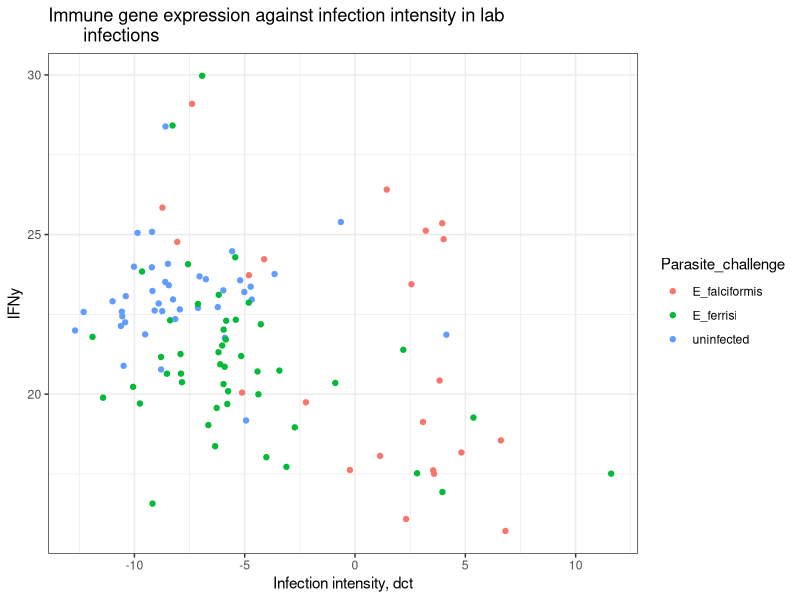
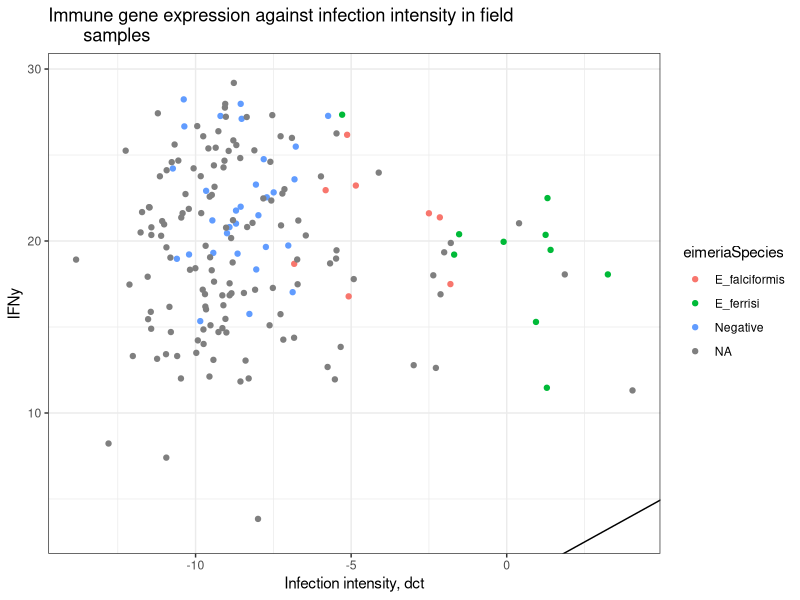
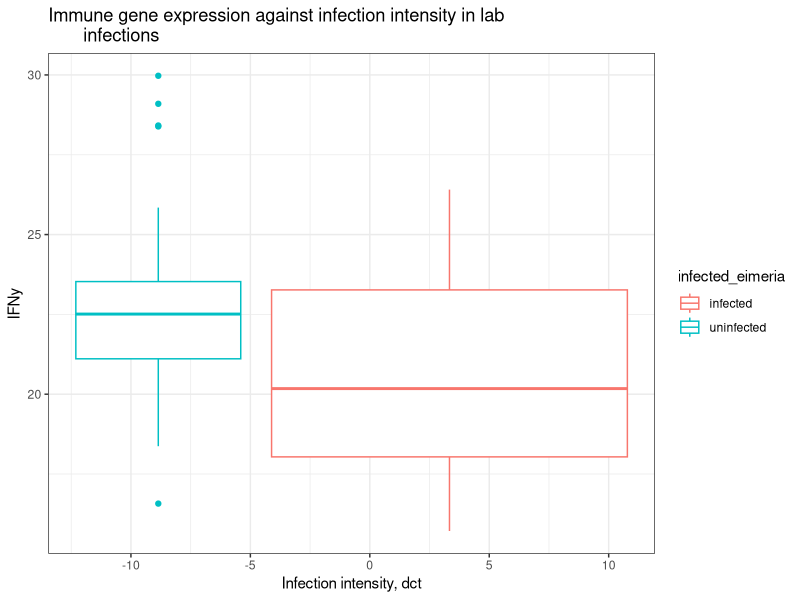
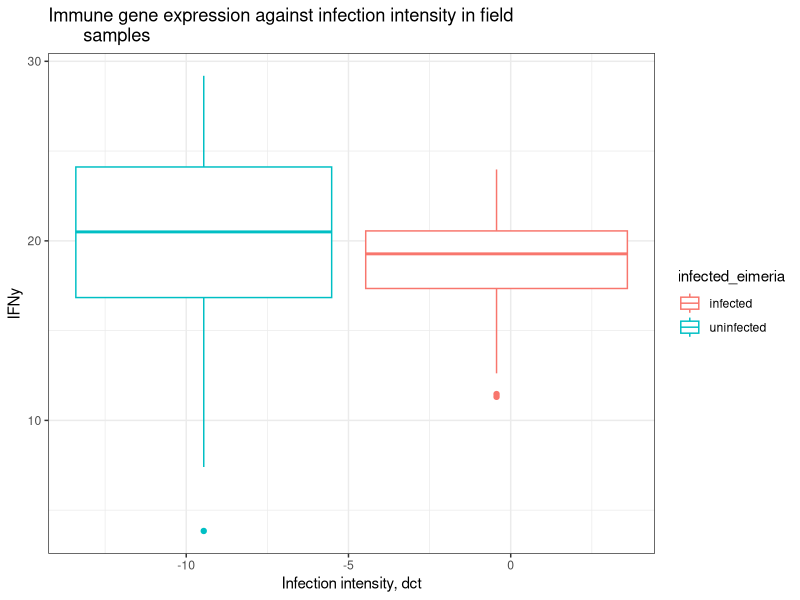
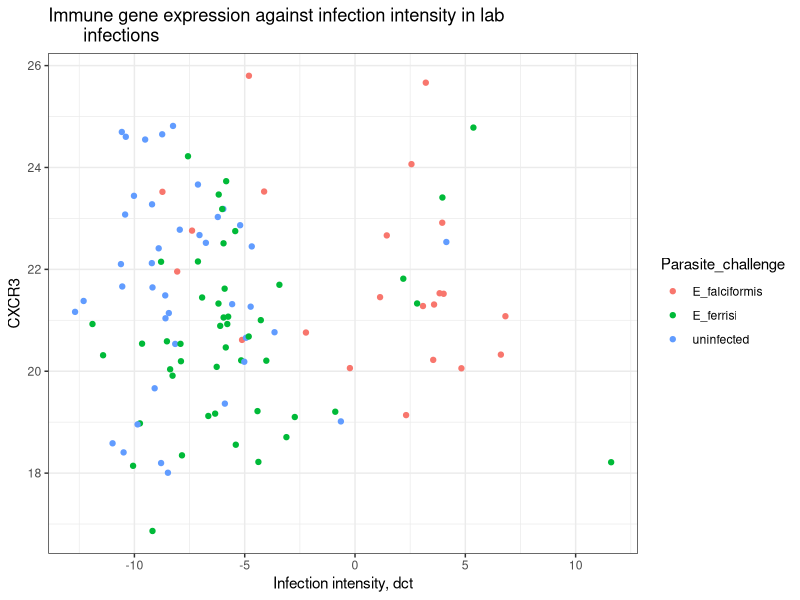
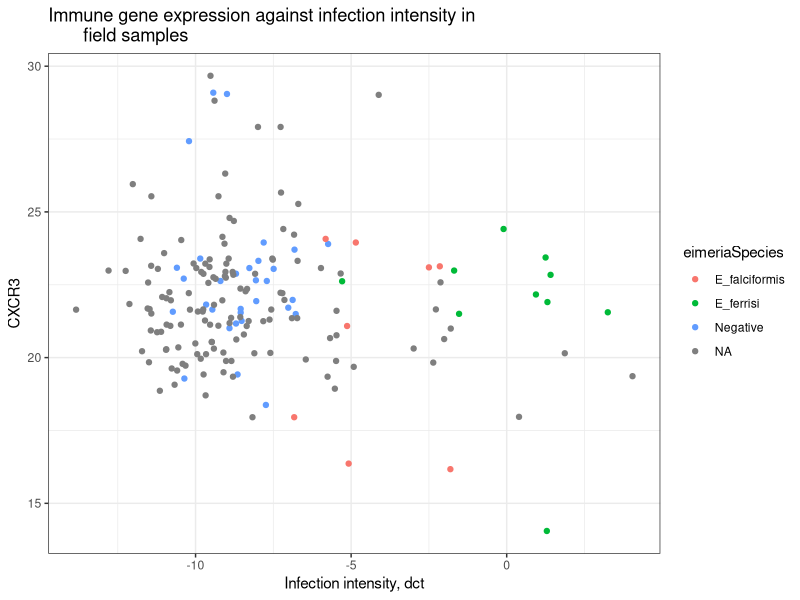
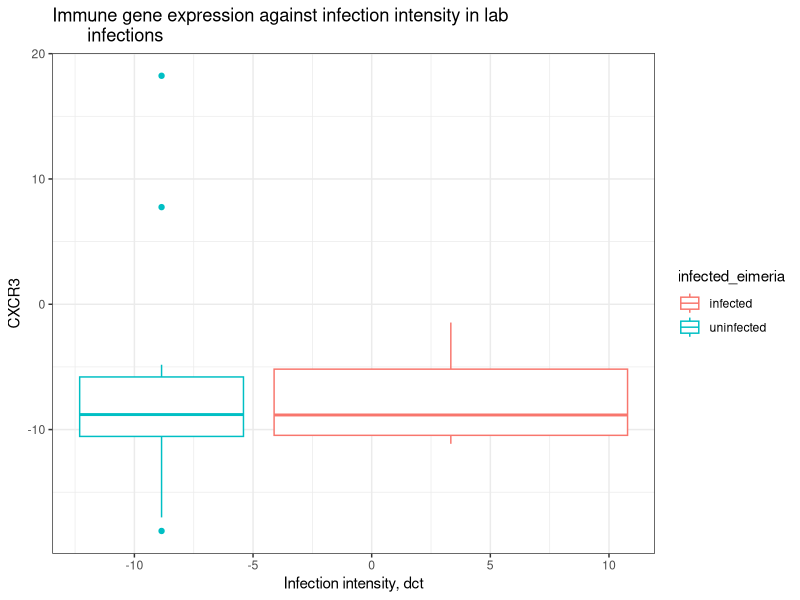
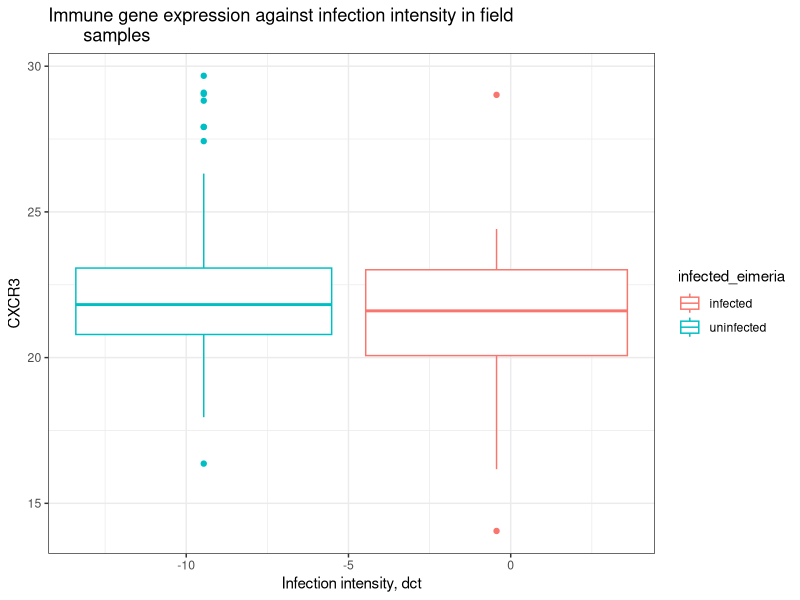

The R source for these figures, in order:
## ---- chunk 1
knitr::opts_chunk$set(echo = TRUE)
## ---- chunk 2
library(ggplot2)
library(tidyverse)
## ---- chunk 3
lab <- read.csv("output_data/gene_expression/data_products/lab_imputed_gene_expression.csv")
field <- read.csv("output_data/gene_expression/data_products/field_imputed_gene_expression.csv")
## ---- chunk 4
# vectors for selecting gene columns 
Genes_lab <- c("IFNy", "CXCR3_bio", "IL.6", "IL.10", "IL.13", "IL1RN", "CASP1", 
               "CXCL9", "IDO1", "IRGM1", "MPO", "MUC2", "MUC5AC", 
           "MYD88", "NCR1", "PRF1", "RETNLB", "SOCS1", "TICAM1", "TNF")

Genes_field   <- c("IFNy",  "CXCR3", "IL.6", #"GBP2", "IL.12", "IRG6",
                     "IL.10", "IL.13", "IL1RN",
                     "CXCR3", "CASP1", "CXCL9", 
                     "IDO1", "IRGM1", "MPO", "MUC2", "MUC5AC", "MYD88", 
                     "NCR1", "PRF1", "RETNLB", "SOCS1", "TICAM1", "TNF")
## ---- chunk 5
field <- field %>%
  mutate(infected_eimeria = 
           case_when(delta_ct_cewe_MminusE > -5 ~ "infected",
                     delta_ct_cewe_MminusE < -5 ~ "uninfected"))

lab <- lab %>%
  mutate(infected_eimeria = 
           case_when(delta > -5 ~ "infected",
                     delta < -5 ~ "uninfected"))


## ---- chunk 6
eimeria_t.test <- function(x, y) {
# select the uninfected (delta ct under -5 mice)  
  lab_uni <- lab %>%
    dplyr::filter(infected_eimeria == "uninfected")
# select the infected lab mice
  lab_inf <- lab %>% 
    dplyr::filter(infected_eimeria == "infected") 
# select the uninfected field mice (delta ct under -5 mice)  
  field_uni <- field %>%
    dplyr::filter(infected_eimeria == "uninfected")
# select the infected lab mice
  field_inf <- field %>% 
    dplyr::filter(infected_eimeria == "infected") 

print(c("Testing differences in expression in uninfected and infected lab mice. Gene:", toString(x)))
print(t.test(lab_uni %>% dplyr::select(all_of(x)), lab_inf %>% dplyr::select(all_of(x))))

print(c("Testing differences in expression in uninfected and infected field mice. Gene:", toString(x)))
print(t.test(field_uni %>% dplyr::select(all_of(x)), field_inf %>% dplyr::select(all_of(x))))

print(c("Testing differences in expression in uninfected lab vs field mice. Gene:", toString(x)))
print(t.test(lab_uni %>% dplyr::select(all_of(x)), field_uni %>% dplyr::select(all_of(x))))

print(c("Testing differences in expression in infected lab vs field mice. Gene:", toString(x)))
print(t.test(lab_inf %>% dplyr::select(all_of(x)), field_inf %>% dplyr::select(all_of(x))))

}


## ---- chunk 7
ggplot(lab, aes(x = delta, y = IFNy, color = Parasite_challenge)) +
  geom_jitter() +
  geom_abline() + 
  labs(x = "Infection intensity, dct",
       title ="Immune gene expression against infection intensity in lab 
       infections") +
  theme_bw()


ggplot(field, aes(x = delta_ct_cewe_MminusE, y = IFNy, color = eimeriaSpecies)) +
  geom_jitter() +
  geom_abline() + 
  labs(x = "Infection intensity, dct",
       title ="Immune gene expression against infection intensity in field 
       samples") +
  theme_bw()

## ---- chunk 8
ggplot(lab, aes(x = delta, y = IFNy, color = infected_eimeria)) +
  geom_boxplot() +
  labs(x = "Infection intensity, dct",
       title ="Immune gene expression against infection intensity in lab 
       infections") +
  theme_bw()



ggplot(field, aes(x = delta_ct_cewe_MminusE, y = IFNy, 
                  color = infected_eimeria)) +
  geom_boxplot() +
  labs(x = "Infection intensity, dct",
       title ="Immune gene expression against infection intensity in field 
       samples") +
  theme_bw()

## ---- chunk 9
ggplot(lab, aes(x = delta, y = CXCR3_bio, color = Parasite_challenge)) +
  geom_jitter() +
  geom_abline() + 
  labs(x = "Infection intensity, dct", y = "CXCR3",
       title ="Immune gene expression against infection intensity in lab 
       infections") +
  theme_bw()



ggplot(field, aes(x = delta_ct_cewe_MminusE, y = CXCR3, color = eimeriaSpecies)) +
  geom_jitter() +
  geom_abline() + 
  labs(x = "Infection intensity, dct",
       title ="Immune gene expression against infection intensity in 
       field samples") +
  theme_bw()


## ---- chunk 10
ggplot(lab, aes(x = delta, y = CXCR3, color = infected_eimeria)) +
  geom_boxplot() +
  labs(x = "Infection intensity, dct",
       title ="Immune gene expression against infection intensity in lab 
       infections") +
  theme_bw()



ggplot(field, aes(x = delta_ct_cewe_MminusE, y = CXCR3, 
                  color = infected_eimeria)) +
  geom_boxplot() +
  labs(x = "Infection intensity, dct",
       title ="Immune gene expression against infection intensity in field 
       samples") +
  theme_bw()

## ---- chunk 11
ggplot(lab, aes(x = delta, y = IL.6, color = Parasite_challenge)) +
  geom_jitter() +
  geom_abline() + 
  labs(x = "Infection intensity, dct", 
       title ="Immune gene expression against infection intensity in lab 
       infections") +
  theme_bw()



ggplot(field, aes(x = delta_ct_cewe_MminusE, y = IL.6, color = eimeriaSpecies)) +
  geom_jitter() +
  geom_abline() + 
  labs(x = "Infection intensity, dct",
       title ="Immune gene expression against infection intensity in field 
       samples") +
  theme_bw()


## ---- chunk 12
ggplot(lab, aes(x = delta, y = IL.10, color = Parasite_challenge)) +
  geom_jitter() +
  geom_abline() + 
  labs(x = "Infection intensity, dct", 
       title ="Immune gene expression against infection intensity 
       in lab infections") +
  theme_bw()



ggplot(field, aes(x = delta_ct_cewe_MminusE, y = IL.10, color = eimeriaSpecies)) +
  geom_jitter() +
  geom_abline() + 
  labs(x = "Infection intensity, dct",
       title ="Immune gene expression against infection intensity in field 
       samples") +
  theme_bw()


## ---- chunk 13
ggplot(lab, aes(x = delta, y = IL.10, color = infected_eimeria)) +
  geom_boxplot() +
  labs(x = "Infection intensity, dct",
       title ="Immune gene expression against infection intensity in lab 
       infections") +
  theme_bw()



ggplot(field, aes(x = delta_ct_cewe_MminusE, y = IL.10, 
                  color = infected_eimeria)) +
  geom_boxplot() +
  labs(x = "Infection intensity, dct",
       title ="Immune gene expression against infection intensity in field 
       samples") +
  theme_bw()

## ---- chunk 14
ggplot(lab, aes(x = delta, y = IL.13, color = Parasite_challenge)) +
  geom_jitter() +
  geom_abline() + 
  labs(x = "Infection intensity, dct", 
       title ="Immune gene expression against infection intensity 
       in lab infections") +
  theme_bw()



ggplot(field, aes(x = delta_ct_cewe_MminusE, y = IL.13, color = eimeriaSpecies)) +
  geom_jitter() +
  geom_abline() + 
  labs(x = "Infection intensity, dct",
       title ="Immune gene expression against infection intensity in field 
       samples") +
  theme_bw()


## ---- chunk 15
ggplot(lab, aes(x = delta, y = IL.13, color = infected_eimeria)) +
  geom_boxplot() +
  labs(x = "Infection intensity, dct",
       title ="Immune gene expression against infection intensity in lab 
       infections") +
  theme_bw()



ggplot(field, aes(x = delta_ct_cewe_MminusE, y = IL.13, 
                  color = infected_eimeria)) +
  geom_boxplot() +
  labs(x = "Infection intensity, dct",
       title ="Immune gene expression against infection intensity in field 
       samples") +
  theme_bw()

## ---- chunk 16
ggplot(lab, aes(x = delta, y = IL1RN, color = Parasite_challenge)) +
  geom_jitter() +
  geom_abline() + 
  labs(x = "Infection intensity, dct", 
       title ="Immune gene expression against infection intensity 
       in lab infections") +
  theme_bw()



ggplot(field, aes(x = delta_ct_cewe_MminusE, y = IL1RN, color = eimeriaSpecies)) +
  geom_jitter() +
  geom_abline() + 
  labs(x = "Infection intensity, dct",
       title ="Immune gene expression against infection intensity in field 
       samples") +
  theme_bw()

## ---- chunk 17
ggplot(lab, aes(x = delta, y = IL1RN, color = infected_eimeria)) +
  geom_boxplot() +
  labs(x = "Infection intensity, dct",
       title ="Immune gene expression against infection intensity in lab 
       infections") +
  theme_bw()



ggplot(field, aes(x = delta_ct_cewe_MminusE, y = IL1RN, 
                  color = infected_eimeria)) +
  geom_boxplot() +
  labs(x = "Infection intensity, dct",
       title ="Immune gene expression against infection intensity in field 
       samples") +
  theme_bw()

## ---- chunk 18
ggplot(lab, aes(x = delta, y = CASP1, color = Parasite_challenge)) +
  geom_jitter() +
  geom_abline() + 
  labs(x = "Infection intensity, dct", 
       title ="Immune gene expression against infection intensity 
       in lab infections") +
  theme_bw()



ggplot(field, aes(x = delta_ct_cewe_MminusE, y = CASP1, color = eimeriaSpecies)) +
  geom_jitter() +
  geom_abline() + 
  labs(x = "Infection intensity, dct",
       title ="Immune gene expression against infection intensity in field 
       samples") +
  theme_bw()

## ---- chunk 19
ggplot(lab, aes(x = delta, y = CASP1, color = infected_eimeria)) +
  geom_boxplot() +
  labs(x = "Infection intensity, dct",
       title ="Immune gene expression against infection intensity in lab 
       infections") +
  theme_bw()



ggplot(field, aes(x = delta_ct_cewe_MminusE, y = CASP1, 
                  color = infected_eimeria)) +
  geom_boxplot() +
  labs(x = "Infection intensity, dct",
       title ="Immune gene expression against infection intensity in field 
       samples") +
  theme_bw()

## ---- chunk 20
ggplot(lab, aes(x = delta, y = CXCL9, color = Parasite_challenge)) +
  geom_jitter() +
  geom_abline() + 
  labs(x = "Infection intensity, dct", 
       title ="Immune gene expression against infection intensity 
       in lab infections") +
  theme_bw()



ggplot(field, aes(x = delta_ct_cewe_MminusE, y = CXCL9, color = eimeriaSpecies)) +
  geom_jitter() +
  geom_abline() + 
  labs(x = "Infection intensity, dct",
       title ="Immune gene expression against infection intensity in field 
       samples") +
  theme_bw()

## ---- chunk 21
ggplot(lab, aes(x = delta, y = CXCL9, color = infected_eimeria)) +
  geom_boxplot() +
  labs(x = "Infection intensity, dct",
       title ="Immune gene expression against infection intensity in lab 
       infections") +
  theme_bw()



ggplot(field, aes(x = delta_ct_cewe_MminusE, y = CXCL9, 
                  color = infected_eimeria)) +
  geom_boxplot() +
  labs(x = "Infection intensity, dct",
       title ="Immune gene expression against infection intensity in field 
       samples") +
  theme_bw()

## ---- chunk 22
ggplot(lab, aes(x = delta, y = IDO1, color = Parasite_challenge)) +
  geom_jitter() +
  geom_abline() + 
  labs(x = "Infection intensity, dct", 
       title ="Immune gene expression against infection intensity 
       in lab infections") +
  theme_bw()



ggplot(field, aes(x = delta_ct_cewe_MminusE, y = IDO1, color = eimeriaSpecies)) +
  geom_jitter() +
  geom_abline() + 
  labs(x = "Infection intensity, dct",
       title ="Immune gene expression against infection intensity in field 
       samples") +
  theme_bw()

## ---- chunk 23
ggplot(lab, aes(x = delta, y = IDO1, color = infected_eimeria)) +
  geom_boxplot() +
  labs(x = "Infection intensity, dct",
       title ="Immune gene expression against infection intensity in lab 
       infections") +
  theme_bw()



ggplot(field, aes(x = delta_ct_cewe_MminusE, y = IDO1, 
                  color = infected_eimeria)) +
  geom_boxplot() +
  labs(x = "Infection intensity, dct",
       title ="Immune gene expression against infection intensity in field 
       samples") +
  theme_bw()

## ---- chunk 24
ggplot(lab, aes(x = delta, y = IRGM1, color = Parasite_challenge)) +
  geom_jitter() +
  geom_abline() + 
  labs(x = "Infection intensity, dct", 
       title ="Immune gene expression against infection intensity 
       in lab infections") +
  theme_bw()



ggplot(field, aes(x = delta_ct_cewe_MminusE, y = IRGM1, color = eimeriaSpecies)) +
  geom_jitter() +
  geom_abline() + 
  labs(x = "Infection intensity, dct",
       title ="Immune gene expression against infection intensity in field 
       samples") +
  theme_bw()

## ---- chunk 25
ggplot(lab, aes(x = delta, y = IRGM1, color = infected_eimeria)) +
  geom_boxplot() +
  labs(x = "Infection intensity, dct",
       title ="Immune gene expression against infection intensity in lab 
       infections") +
  theme_bw()



ggplot(field, aes(x = delta_ct_cewe_MminusE, y = IRGM1, 
                  color = infected_eimeria)) +
  geom_boxplot() +
  labs(x = "Infection intensity, dct",
       title ="Immune gene expression against infection intensity in field 
       samples") +
  theme_bw()

## ---- chunk 26
ggplot(lab, aes(x = delta, y = MPO, color = Parasite_challenge)) +
  geom_jitter() +
  geom_abline() + 
  labs(x = "Infection intensity, dct", 
       title ="Immune gene expression against infection intensity 
       in lab infections") +
  theme_bw()



ggplot(field, aes(x = delta_ct_cewe_MminusE, y = MPO, color = eimeriaSpecies)) +
  geom_jitter() +
  geom_abline() + 
  labs(x = "Infection intensity, dct",
       title ="Immune gene expression against infection intensity in field 
       samples") +
  theme_bw()

## ---- chunk 27
ggplot(lab, aes(x = delta, y = MPO, color = infected_eimeria)) +
  geom_boxplot() +
  labs(x = "Infection intensity, dct",
       title ="Immune gene expression against infection intensity in lab 
       infections") +
  theme_bw()



ggplot(field, aes(x = delta_ct_cewe_MminusE, y = MPO, 
                  color = infected_eimeria)) +
  geom_boxplot() +
  labs(x = "Infection intensity, dct",
       title ="Immune gene expression against infection intensity in field 
       samples") +
  theme_bw()

## ---- chunk 28
ggplot(lab, aes(x = delta, y = MUC2, color = Parasite_challenge)) +
  geom_jitter() +
  geom_abline() + 
  labs(x = "Infection intensity, dct", 
       title ="Immune gene expression against infection intensity 
       in lab infections") +
  theme_bw()



ggplot(field, aes(x = delta_ct_cewe_MminusE, y = MUC2, color = eimeriaSpecies)) +
  geom_jitter() +
  geom_abline() + 
  labs(x = "Infection intensity, dct",
       title ="Immune gene expression against infection intensity in field 
       samples") +
  theme_bw()

## ---- chunk 29
ggplot(lab, aes(x = delta, y = MUC2, color = infected_eimeria)) +
  geom_boxplot() +
  labs(x = "Infection intensity, dct",
       title ="Immune gene expression against infection intensity in lab 
       infections") +
  theme_bw()



ggplot(field, aes(x = delta_ct_cewe_MminusE, y = MUC2, 
                  color = infected_eimeria)) +
  geom_boxplot() +
  labs(x = "Infection intensity, dct",
       title ="Immune gene expression against infection intensity in field 
       samples") +
  theme_bw()

## ---- chunk 30
ggplot(lab, aes(x = delta, y = MUC5AC, color = Parasite_challenge)) +
  geom_jitter() +
  geom_abline() + 
  labs(x = "Infection intensity, dct", 
       title ="Immune gene expression against infection intensity 
       in lab infections") +
  theme_bw()



ggplot(field, aes(x = delta_ct_cewe_MminusE, y = MUC5AC, color = eimeriaSpecies)) +
  geom_jitter() +
  geom_abline() + 
  labs(x = "Infection intensity, dct",
       title ="Immune gene expression against infection intensity in field 
       samples") +
  theme_bw()

## ---- chunk 31
ggplot(lab, aes(x = delta, y = MUC5AC, color = infected_eimeria)) +
  geom_boxplot() +
  labs(x = "Infection intensity, dct",
       title ="Immune gene expression against infection intensity in lab 
       infections") +
  theme_bw()



ggplot(field, aes(x = delta_ct_cewe_MminusE, y = MUC5AC, 
                  color = infected_eimeria)) +
  geom_boxplot() +
  labs(x = "Infection intensity, dct",
       title ="Immune gene expression against infection intensity in field 
       samples") +
  theme_bw()

## ---- chunk 32
ggplot(lab, aes(x = delta, y = MYD88, color = Parasite_challenge)) +
  geom_jitter() +
  geom_abline() + 
  labs(x = "Infection intensity, dct", 
       title ="Immune gene expression against infection intensity 
       in lab infections") +
  theme_bw()



ggplot(field, aes(x = delta_ct_cewe_MminusE, y = MYD88, color = eimeriaSpecies)) +
  geom_jitter() +
  geom_abline() + 
  labs(x = "Infection intensity, dct",
       title ="Immune gene expression against infection intensity in field 
       samples") +
  theme_bw()

## ---- chunk 33
ggplot(lab, aes(x = delta, y = MYD88, color = infected_eimeria)) +
  geom_boxplot() +
  labs(x = "Infection intensity, dct",
       title ="Immune gene expression against infection intensity in lab 
       infections") +
  theme_bw()



ggplot(field, aes(x = delta_ct_cewe_MminusE, y = MYD88, 
                  color = infected_eimeria)) +
  geom_boxplot() +
  labs(x = "Infection intensity, dct",
       title ="Immune gene expression against infection intensity in field 
       samples") +
  theme_bw()

## ---- chunk 34
ggplot(lab, aes(x = delta, y = NCR1, color = Parasite_challenge)) +
  geom_jitter() +
  geom_abline() + 
  labs(x = "Infection intensity, dct", 
       title ="Immune gene expression against infection intensity 
       in lab infections") +
  theme_bw()



ggplot(field, aes(x = delta_ct_cewe_MminusE, y = NCR1, color = eimeriaSpecies)) +
  geom_jitter() +
  geom_abline() + 
  labs(x = "Infection intensity, dct",
       title ="Immune gene expression against infection intensity in field 
       samples") +
  theme_bw()

## ---- chunk 35
ggplot(lab, aes(x = delta, y = NCR1, color = infected_eimeria)) +
  geom_boxplot() +
  labs(x = "Infection intensity, dct",
       title ="Immune gene expression against infection intensity in lab 
       infections") +
  theme_bw()



ggplot(field, aes(x = delta_ct_cewe_MminusE, y = NCR1, 
                  color = infected_eimeria)) +
  geom_boxplot() +
  labs(x = "Infection intensity, dct",
       title ="Immune gene expression against infection intensity in field 
       samples") +
  theme_bw()

## ---- chunk 36
ggplot(lab, aes(x = delta, y = PRF1, color = Parasite_challenge)) +
  geom_jitter() +
  geom_abline() + 
  labs(x = "Infection intensity, dct", 
       title ="Immune gene expression against infection intensity 
       in lab infections") +
  theme_bw()



ggplot(field, aes(x = delta_ct_cewe_MminusE, y = PRF1, color = eimeriaSpecies)) +
  geom_jitter() +
  geom_abline() + 
  labs(x = "Infection intensity, dct",
       title ="Immune gene expression against infection intensity in field 
       samples") +
  theme_bw()

## ---- chunk 37
ggplot(lab, aes(x = delta, y = PRF1, color = infected_eimeria)) +
  geom_boxplot() +
  labs(x = "Infection intensity, dct",
       title ="Immune gene expression against infection intensity in lab 
       infections") +
  theme_bw()



ggplot(field, aes(x = delta_ct_cewe_MminusE, y = PRF1, 
                  color = infected_eimeria)) +
  geom_boxplot() +
  labs(x = "Infection intensity, dct",
       title ="Immune gene expression against infection intensity in field 
       samples") +
  theme_bw()

## ---- chunk 38
ggplot(lab, aes(x = delta, y = RETNLB, color = Parasite_challenge)) +
  geom_jitter() +
  geom_abline() + 
  labs(x = "Infection intensity, dct", 
       title ="Immune gene expression against infection intensity 
       in lab infections") +
  theme_bw()



ggplot(field, aes(x = delta_ct_cewe_MminusE, y = RETNLB, color = eimeriaSpecies)) +
  geom_jitter() +
  geom_abline() + 
  labs(x = "Infection intensity, dct",
       title ="Immune gene expression against infection intensity in field 
       samples") +
  theme_bw()

## ---- chunk 39
ggplot(lab, aes(x = delta, y = RETNLB, color = infected_eimeria)) +
  geom_boxplot() +
  labs(x = "Infection intensity, dct",
       title ="Immune gene expression against infection intensity in lab 
       infections") +
  theme_bw()



ggplot(field, aes(x = delta_ct_cewe_MminusE, y = RETNLB, 
                  color = infected_eimeria)) +
  geom_boxplot() +
  labs(x = "Infection intensity, dct",
       title ="Immune gene expression against infection intensity in field 
       samples") +
  theme_bw()

## ---- chunk 40
ggplot(lab, aes(x = delta, y = SOCS1, color = Parasite_challenge)) +
  geom_jitter() +
  geom_abline() + 
  labs(x = "Infection intensity, dct", 
       title ="Immune gene expression against infection intensity 
       in lab infections") +
  theme_bw()



ggplot(field, aes(x = delta_ct_cewe_MminusE, y = SOCS1, color = eimeriaSpecies)) +
  geom_jitter() +
  geom_abline() + 
  labs(x = "Infection intensity, dct",
       title ="Immune gene expression against infection intensity in field 
       samples") +
  theme_bw()

## ---- chunk 41
ggplot(lab, aes(x = delta, y = SOCS1, color = infected_eimeria)) +
  geom_boxplot() +
  labs(x = "Infection intensity, dct",
       title ="Immune gene expression against infection intensity in lab 
       infections") +
  theme_bw()



ggplot(field, aes(x = delta_ct_cewe_MminusE, y = SOCS1, 
                  color = infected_eimeria)) +
  geom_boxplot() +
  labs(x = "Infection intensity, dct",
       title ="Immune gene expression against infection intensity in field 
       samples") +
  theme_bw()

## ---- chunk 42
ggplot(lab, aes(x = delta, y = TICAM1, color = Parasite_challenge)) +
  geom_jitter() +
  geom_abline() + 
  labs(x = "Infection intensity, dct", 
       title ="Immune gene expression against infection intensity 
       in lab infections") +
  theme_bw()



ggplot(field, aes(x = delta_ct_cewe_MminusE, y = TICAM1, color = eimeriaSpecies)) +
  geom_jitter() +
  geom_abline() + 
  labs(x = "Infection intensity, dct",
       title ="Immune gene expression against infection intensity in field 
       samples") +
  theme_bw()

## ---- chunk 43
ggplot(lab, aes(x = delta, y = TICAM1, color = infected_eimeria)) +
  geom_boxplot() +
  labs(x = "Infection intensity, dct",
       title ="Immune gene expression against infection intensity in lab 
       infections") +
  theme_bw()



ggplot(field, aes(x = delta_ct_cewe_MminusE, y = TICAM1, 
                  color = infected_eimeria)) +
  geom_boxplot() +
  labs(x = "Infection intensity, dct",
       title ="Immune gene expression against infection intensity in field 
       samples") +
  theme_bw()

## ---- chunk 44
ggplot(lab, aes(x = delta, y = TNF, color = Parasite_challenge)) +
  geom_jitter() +
  geom_abline() + 
  labs(x = "Infection intensity, dct", 
       title ="Immune gene expression against infection intensity 
       in lab infections") +
  theme_bw()



ggplot(field, aes(x = delta_ct_cewe_MminusE, y = TNF, color = eimeriaSpecies)) +
  geom_jitter() +
  geom_abline() + 
  labs(x = "Infection intensity, dct",
       title ="Immune gene expression against infection intensity in field 
       samples") +
  theme_bw()

## ---- chunk 45
ggplot(lab, aes(x = delta, y = TNF, color = infected_eimeria)) +
  geom_boxplot() +
  labs(x = "Infection intensity, dct",
       title ="Immune gene expression against infection intensity in lab 
       infections") +
  theme_bw()



ggplot(field, aes(x = delta_ct_cewe_MminusE, y = TNF, 
                  color = infected_eimeria)) +
  geom_boxplot() +
  labs(x = "Infection intensity, dct",
       title ="Immune gene expression against infection intensity in field 
       samples") +
  theme_bw()

## ---- chunk 46
eimeria_t.test <- function(x) {
# select the uninfected (delta ct under -5 mice)  
  lab_uni <- lab %>%
    dplyr::filter(infected_eimeria == "uninfected")
# select the infected lab mice
  lab_inf <- lab %>% 
    dplyr::filter(infected_eimeria == "infected") 
# select the uninfected field mice (delta ct under -5 mice)  
  field_uni <- field %>%
    dplyr::filter(infected_eimeria == "uninfected")
# select the infected lab mice
  field_inf <- field %>% 
    dplyr::filter(infected_eimeria == "infected") 

print(c("Testing differences in expression in uninfected and infected lab mice. Gene:", toString(x)))
print(t.test(lab_uni %>% dplyr::select(all_of(x)), lab_inf %>% dplyr::select(all_of(x))))

print(c("Testing differences in expression in uninfected and infected field mice. Gene:", toString(x)))
print(t.test(field_uni %>% dplyr::select(all_of(x)), field_inf %>% dplyr::select(all_of(x))))

print(c("Testing differences in expression in uninfected lab vs field mice. Gene:", toString(x)))
print(t.test(lab_uni %>% dplyr::select(all_of(x)), field_uni %>% dplyr::select(all_of(x))))

print(c("Testing differences in expression in infected lab vs field mice. Gene:", toString(x)))
print(t.test(lab_inf %>% dplyr::select(all_of(x)), field_inf %>% dplyr::select(all_of(x))))

}


## ---- chunk 47
lapply(intersect(Genes_field, Genes_lab), eimeria_t.test)
